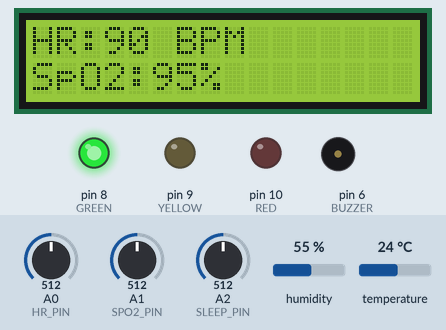
This sketch was run on a simulated Arduino Uno, built with avr-gcc and run on an emulated ATmega328P. Parts: 16×2 character LCD, output pins drawn as LEDs (lit = HIGH), buzzer (waves = sounding, pin HIGH). The test bench sets the inputs (shaded band); at power-on: A2 (SLEEP_PIN) = 512, temperature 24 °C, A0 (HR_PIN) = 512, A1 (SPO2_PIN) = 512, humidity 55 %.

Above: at 3.2 s.
3.3 s: A2 (SLEEP_PIN) set to 612
At 10.5 s:
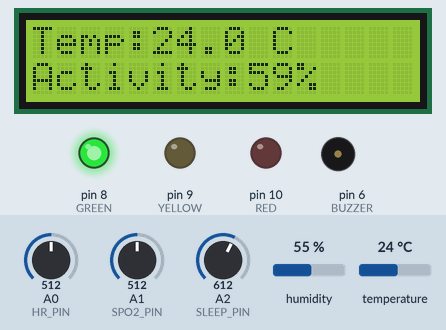
15.3 s: A2 (SLEEP_PIN) set to 641
At 25.7 s:
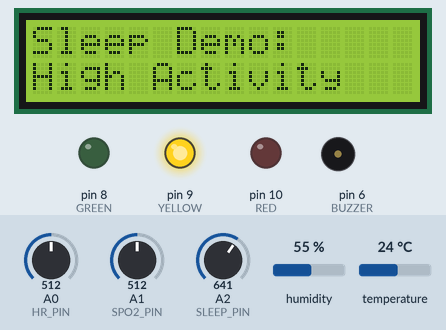
27.3 s: A2 (SLEEP_PIN) set to 306
At 37.0 s:
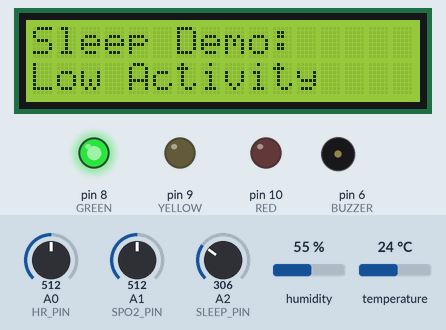
39.3 s: temperature set to 37.5 °C
At 47.0 s:
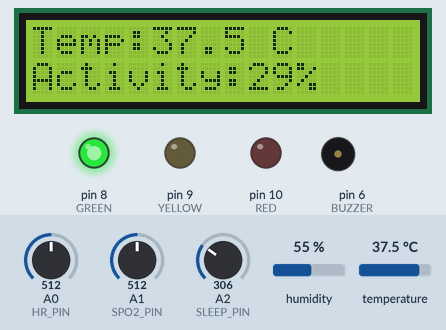
50.2 s: temperature set to 38.7 °C
At 52.0 s:
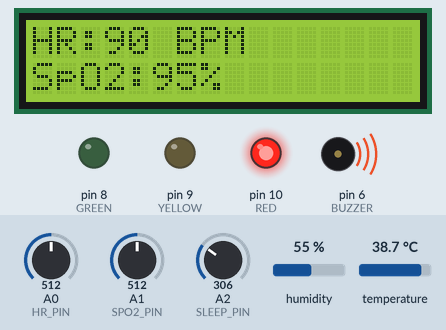
60.3 s: A0 (HR_PIN) set to 716
At 63.3 s:
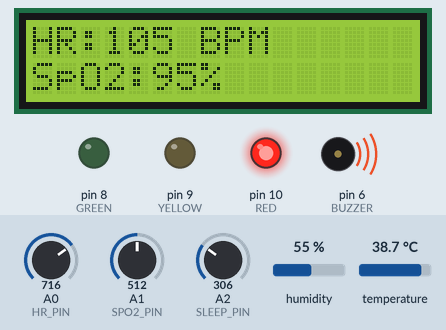
Timing chart, 0 to 64.8 s (numbered marks = the images above; inputs shaded):
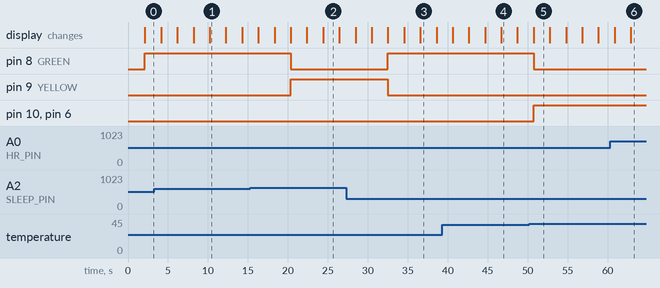

The sketch:

sketch.ino
```cpp
#include <Wire.h>
#include <LiquidCrystal_I2C.h>
#include <DHT.h>

#define DHTPIN 2
#define DHTTYPE DHT22

#define HR_PIN A0
#define SPO2_PIN A1
#define SLEEP_PIN A2

#define GREEN 8
#define YELLOW 9
#define RED 10
#define BUZZER 6

DHT dht(DHTPIN, DHTTYPE);
LiquidCrystal_I2C lcd(0x27, 16, 2);

int heartRate;
int spo2;
int sleepActivity;

float temperature;

void setup()
{
  Serial.begin(9600);

  dht.begin();
  lcd.init();
  lcd.backlight();

  pinMode(GREEN, OUTPUT);
  pinMode(YELLOW, OUTPUT);
  pinMode(RED, OUTPUT);
  pinMode(BUZZER, OUTPUT);

  lcd.setCursor(0, 0);
  lcd.print("Vital Monitor");
  lcd.setCursor(0, 1);
  lcd.print("Starting...");
  delay(2000);
}

void loop()
{
  int hrValue = analogRead(HR_PIN);
  int spo2Value = analogRead(SPO2_PIN);
  int sleepValue = analogRead(SLEEP_PIN);

  heartRate = map(hrValue, 0, 1023, 50, 130);
  spo2 = map(spo2Value, 0, 1023, 90, 100);
  sleepActivity = map(sleepValue, 0, 1023, 0, 100);

  temperature = dht.readTemperature();

  if (isnan(temperature))
  {
    lcd.clear();
    lcd.print("DHT Sensor Error");
    delay(2000);
    return;
  }

  // Demonstration status only
  bool alert = (spo2 < 95 || temperature > 38);
  bool warning = (heartRate < 60 || heartRate > 100 ||
                  sleepActivity > 60);

  digitalWrite(GREEN, LOW);
  digitalWrite(YELLOW, LOW);
  digitalWrite(RED, LOW);
  digitalWrite(BUZZER, LOW);

  if (alert)
  {
    digitalWrite(RED, HIGH);
    digitalWrite(BUZZER, HIGH);
  }
  else if (warning)
  {
    digitalWrite(YELLOW, HIGH);
  }
  else
  {
    digitalWrite(GREEN, HIGH);
  }

  // LCD screen 1
  lcd.clear();
  lcd.setCursor(0, 0);
  lcd.print("HR:");
  lcd.print(heartRate);
  lcd.print(" BPM");

  lcd.setCursor(0, 1);
  lcd.print("SpO2:");
  lcd.print(spo2);
  lcd.print("%");

  delay(2000);

  // LCD screen 2
  lcd.clear();
  lcd.setCursor(0, 0);
  lcd.print("Temp:");
  lcd.print(temperature, 1);
  lcd.print(" C");

  lcd.setCursor(0, 1);
  lcd.print("Activity:");
  lcd.print(sleepActivity);
  lcd.print("%");

  delay(2000);

  // LCD screen 3
  lcd.clear();
  lcd.setCursor(0, 0);
  lcd.print("Sleep Demo:");

  lcd.setCursor(0, 1);

  if (sleepActivity <= 30)
    lcd.print("Low Activity");
  else if (sleepActivity <= 60)
    lcd.print("Medium Activity");
  else
    lcd.print("High Activity");

  delay(2000);
}
```

Measured:
- the behaviour switches between 624 and 625 on A2 (SLEEP_PIN) (found by bisection; images 1 and 2)
- the behaviour switches between 38 and 38.1 °C on temperature (found by bisection; images 4 and 5)
- after the input at 15.3 s, pin 8 (GREEN): HIGH → LOW after 5.0 s; pin 9 (YELLOW): LOW → HIGH after 5.0 s
- after the input at 27.3 s, pin 8 (GREEN): LOW → HIGH after 5.2 s; pin 9 (YELLOW): HIGH → LOW after 5.2 s
- after the input at 50.2 s, pin 8 (GREEN): HIGH → LOW after 0.53 s; pin 10 (RED), pin 6 (BUZZER): LOW → HIGH after 0.53 s
- what the display in image 1 shows lasts 2.1 s, from 10.2 s to 12.3 s
